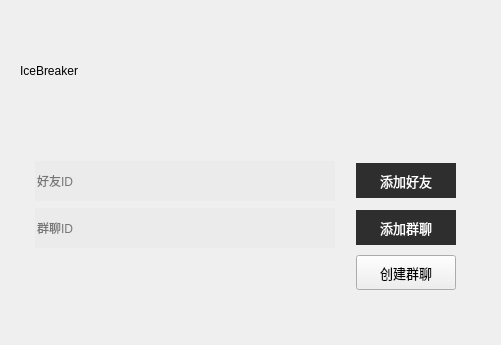
<?xml version="1.0" encoding="UTF-8"?>
<ui version="4.0">
 <class>add_friend</class>
 <widget class="QWidget" name="add_friend">
  <property name="geometry">
   <rect>
    <x>0</x>
    <y>0</y>
    <width>501</width>
    <height>345</height>
   </rect>
  </property>
  <property name="windowTitle">
   <string>AddFriend</string>
  </property>
  <property name="styleSheet">
   <string notr="true">QLineEdit{
	border:none;
	background:rgb(235,235,235);
}</string>
  </property>
  <widget class="QWidget" name="widget" native="true">
   <property name="geometry">
    <rect>
     <x>0</x>
     <y>0</y>
     <width>501</width>
     <height>131</height>
    </rect>
   </property>
   <property name="sizePolicy">
    <sizepolicy hsizetype="Fixed" vsizetype="Fixed">
     <horstretch>0</horstretch>
     <verstretch>0</verstretch>
    </sizepolicy>
   </property>
   <property name="styleSheet">
    <string notr="true">#widget{background-image: url(:/new/prefix1/img/title1.png);}
</string>
   </property>
   <widget class="QLabel" name="label">
    <property name="geometry">
     <rect>
      <x>20</x>
      <y>20</y>
      <width>281</width>
      <height>101</height>
     </rect>
    </property>
    <property name="styleSheet">
     <string notr="true">
font: 36pt &quot;Kunstler Script&quot;;
</string>
    </property>
    <property name="text">
     <string>IceBreaker</string>
    </property>
   </widget>
  </widget>
  <widget class="QWidget" name="gridLayoutWidget">
   <property name="geometry">
    <rect>
     <x>20</x>
     <y>160</y>
     <width>451</width>
     <height>131</height>
    </rect>
   </property>
   <layout class="QGridLayout" name="gridLayout">
    <item row="1" column="0">
     <widget class="QLineEdit" name="lineEditGroupId">
      <property name="sizePolicy">
       <sizepolicy hsizetype="Fixed" vsizetype="Fixed">
        <horstretch>0</horstretch>
        <verstretch>0</verstretch>
       </sizepolicy>
      </property>
      <property name="minimumSize">
       <size>
        <width>300</width>
        <height>40</height>
       </size>
      </property>
      <property name="styleSheet">
       <string notr="true">border-bottom-color:rgb(245,245,245)</string>
      </property>
      <property name="inputMethodHints">
       <set>Qt::ImhNone</set>
      </property>
      <property name="text">
       <string/>
      </property>
      <property name="echoMode">
       <enum>QLineEdit::Normal</enum>
      </property>
      <property name="placeholderText">
       <string>群聊ID</string>
      </property>
     </widget>
    </item>
    <item row="1" column="1">
     <widget class="QPushButton" name="pushButtonIntoGroup">
      <property name="sizePolicy">
       <sizepolicy hsizetype="Fixed" vsizetype="Fixed">
        <horstretch>0</horstretch>
        <verstretch>0</verstretch>
       </sizepolicy>
      </property>
      <property name="minimumSize">
       <size>
        <width>100</width>
        <height>35</height>
       </size>
      </property>
      <property name="maximumSize">
       <size>
        <width>90</width>
        <height>35</height>
       </size>
      </property>
      <property name="font">
       <font>
        <family>微软雅黑</family>
        <pointsize>10</pointsize>
        <weight>50</weight>
        <italic>false</italic>
        <bold>false</bold>
       </font>
      </property>
      <property name="styleSheet">
       <string notr="true">background-color: rgb(46,46,46);
font: 10pt &quot;微软雅黑&quot;;
color: rgb(255, 255, 255);
border:none;</string>
      </property>
      <property name="text">
       <string>添加群聊</string>
      </property>
     </widget>
    </item>
    <item row="0" column="0">
     <widget class="QLineEdit" name="lineEditFriendId">
      <property name="sizePolicy">
       <sizepolicy hsizetype="Fixed" vsizetype="Maximum">
        <horstretch>0</horstretch>
        <verstretch>0</verstretch>
       </sizepolicy>
      </property>
      <property name="minimumSize">
       <size>
        <width>300</width>
        <height>40</height>
       </size>
      </property>
      <property name="styleSheet">
       <string notr="true">border-bottom-color:rgb(245,245,245)</string>
      </property>
      <property name="placeholderText">
       <string>好友ID</string>
      </property>
     </widget>
    </item>
    <item row="0" column="1">
     <widget class="QPushButton" name="pushButtonGetNewFriend">
      <property name="sizePolicy">
       <sizepolicy hsizetype="Fixed" vsizetype="Fixed">
        <horstretch>0</horstretch>
        <verstretch>0</verstretch>
       </sizepolicy>
      </property>
      <property name="minimumSize">
       <size>
        <width>100</width>
        <height>35</height>
       </size>
      </property>
      <property name="maximumSize">
       <size>
        <width>90</width>
        <height>35</height>
       </size>
      </property>
      <property name="font">
       <font>
        <family>微软雅黑</family>
        <pointsize>10</pointsize>
       </font>
      </property>
      <property name="styleSheet">
       <string notr="true">background-color: rgb(46,46,46);
color: rgb(255, 255, 255);
border:none;</string>
      </property>
      <property name="text">
       <string>添加好友</string>
      </property>
     </widget>
    </item>
    <item row="2" column="1">
     <widget class="QPushButton" name="pushButtonCreateGroup">
      <property name="sizePolicy">
       <sizepolicy hsizetype="Fixed" vsizetype="Fixed">
        <horstretch>0</horstretch>
        <verstretch>0</verstretch>
       </sizepolicy>
      </property>
      <property name="minimumSize">
       <size>
        <width>100</width>
        <height>35</height>
       </size>
      </property>
      <property name="maximumSize">
       <size>
        <width>90</width>
        <height>35</height>
       </size>
      </property>
      <property name="font">
       <font>
        <family>微软雅黑</family>
        <pointsize>10</pointsize>
       </font>
      </property>
      <property name="styleSheet">
       <string notr="true">background-color: rgb(46,46，46);
color: rgb(0, 0, 0);
</string>
      </property>
      <property name="text">
       <string>创建群聊</string>
      </property>
     </widget>
    </item>
   </layout>
  </widget>
 </widget>
 <resources/>
 <connections/>
</ui>
